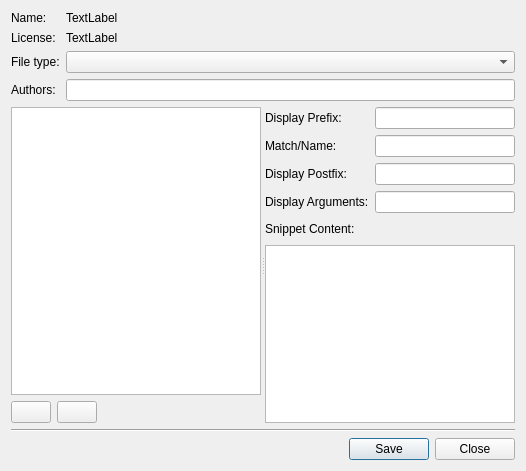
<?xml version="1.0" encoding="UTF-8"?>
<ui version="4.0">
 <class>SnippetEditorView</class>
 <widget class="QWidget" name="SnippetEditorView">
  <property name="geometry">
   <rect>
    <x>0</x>
    <y>0</y>
    <width>526</width>
    <height>471</height>
   </rect>
  </property>
  <property name="windowTitle">
   <string>Form</string>
  </property>
  <layout class="QVBoxLayout" name="verticalLayout_4">
   <item>
    <layout class="QGridLayout" name="gridLayout">
     <property name="sizeConstraint">
      <enum>QLayout::SetMinimumSize</enum>
     </property>
     <item row="0" column="0">
      <widget class="QLabel" name="label">
       <property name="sizePolicy">
        <sizepolicy hsizetype="Preferred" vsizetype="Fixed">
         <horstretch>0</horstretch>
         <verstretch>0</verstretch>
        </sizepolicy>
       </property>
       <property name="text">
        <string>Name:</string>
       </property>
      </widget>
     </item>
     <item row="0" column="2">
      <widget class="QLabel" name="snippetCollectionName">
       <property name="sizePolicy">
        <sizepolicy hsizetype="Preferred" vsizetype="Fixed">
         <horstretch>0</horstretch>
         <verstretch>0</verstretch>
        </sizepolicy>
       </property>
       <property name="text">
        <string>TextLabel</string>
       </property>
      </widget>
     </item>
     <item row="1" column="0">
      <widget class="QLabel" name="label_2">
       <property name="sizePolicy">
        <sizepolicy hsizetype="Preferred" vsizetype="Fixed">
         <horstretch>0</horstretch>
         <verstretch>0</verstretch>
        </sizepolicy>
       </property>
       <property name="text">
        <string>License:</string>
       </property>
      </widget>
     </item>
     <item row="1" column="2">
      <widget class="QLabel" name="snippetCollectionLicense">
       <property name="sizePolicy">
        <sizepolicy hsizetype="Preferred" vsizetype="Fixed">
         <horstretch>0</horstretch>
         <verstretch>0</verstretch>
        </sizepolicy>
       </property>
       <property name="text">
        <string>TextLabel</string>
       </property>
      </widget>
     </item>
     <item row="3" column="0">
      <widget class="QLabel" name="label_3">
       <property name="sizePolicy">
        <sizepolicy hsizetype="Preferred" vsizetype="Fixed">
         <horstretch>0</horstretch>
         <verstretch>0</verstretch>
        </sizepolicy>
       </property>
       <property name="text">
        <string>Authors:</string>
       </property>
      </widget>
     </item>
     <item row="3" column="2">
      <widget class="QLineEdit" name="snippetCollectionAuthors"/>
     </item>
     <item row="2" column="0">
      <widget class="QLabel" name="label_9">
       <property name="text">
        <string>File type:</string>
       </property>
      </widget>
     </item>
     <item row="2" column="2">
      <widget class="KComboBox" name="snippetCollectionFiletype"/>
     </item>
    </layout>
   </item>
   <item>
    <widget class="QSplitter" name="splitter">
     <property name="orientation">
      <enum>Qt::Horizontal</enum>
     </property>
     <property name="childrenCollapsible">
      <bool>false</bool>
     </property>
     <widget class="QWidget" name="layoutWidget">
      <layout class="QVBoxLayout" name="verticalLayout">
       <item>
        <widget class="QListView" name="snippetListView">
         <property name="sizePolicy">
          <sizepolicy hsizetype="Expanding" vsizetype="Expanding">
           <horstretch>0</horstretch>
           <verstretch>0</verstretch>
          </sizepolicy>
         </property>
        </widget>
       </item>
       <item>
        <layout class="QHBoxLayout" name="horizontalLayout">
         <item>
          <widget class="KPushButton" name="addSnippet"/>
         </item>
         <item>
          <widget class="KPushButton" name="delSnippet"/>
         </item>
         <item>
          <spacer name="horizontalSpacer">
           <property name="orientation">
            <enum>Qt::Horizontal</enum>
           </property>
           <property name="sizeHint" stdset="0">
            <size>
             <width>40</width>
             <height>20</height>
            </size>
           </property>
          </spacer>
         </item>
        </layout>
       </item>
      </layout>
     </widget>
     <widget class="QWidget" name="layoutWidget">
      <layout class="QVBoxLayout" name="verticalLayout_3">
       <item>
        <layout class="QVBoxLayout" name="verticalLayout_2">
         <item>
          <layout class="QGridLayout" name="gridLayout_2">
           <item row="0" column="0">
            <widget class="QLabel" name="label_4">
             <property name="text">
              <string>Display Prefix:</string>
             </property>
            </widget>
           </item>
           <item row="0" column="1">
            <widget class="QLineEdit" name="snippetPrefix"/>
           </item>
           <item row="1" column="0">
            <widget class="QLabel" name="label_5">
             <property name="text">
              <string>Match/Name:</string>
             </property>
            </widget>
           </item>
           <item row="1" column="1">
            <widget class="QLineEdit" name="snippetMatch"/>
           </item>
           <item row="2" column="0">
            <widget class="QLabel" name="label_6">
             <property name="text">
              <string>Display Postfix:</string>
             </property>
            </widget>
           </item>
           <item row="2" column="1">
            <widget class="QLineEdit" name="snippetPostfix"/>
           </item>
           <item row="3" column="0">
            <widget class="QLabel" name="label_7">
             <property name="text">
              <string>Display Arguments:</string>
             </property>
            </widget>
           </item>
           <item row="3" column="1">
            <widget class="QLineEdit" name="snippetArguments"/>
           </item>
           <item row="4" column="0">
            <widget class="QLabel" name="label_8">
             <property name="text">
              <string>Snippet Content:</string>
             </property>
            </widget>
           </item>
           <item row="4" column="1">
            <spacer name="horizontalSpacer_2">
             <property name="orientation">
              <enum>Qt::Horizontal</enum>
             </property>
             <property name="sizeHint" stdset="0">
              <size>
               <width>40</width>
               <height>20</height>
              </size>
             </property>
            </spacer>
           </item>
          </layout>
         </item>
         <item>
          <widget class="QPlainTextEdit" name="snippetContent">
           <property name="lineWrapMode">
            <enum>QPlainTextEdit::NoWrap</enum>
           </property>
          </widget>
         </item>
        </layout>
       </item>
      </layout>
     </widget>
    </widget>
   </item>
   <item>
    <widget class="Line" name="line">
     <property name="orientation">
      <enum>Qt::Horizontal</enum>
     </property>
    </widget>
   </item>
   <item>
    <widget class="QDialogButtonBox" name="buttonBox">
     <property name="standardButtons">
      <set>QDialogButtonBox::Close|QDialogButtonBox::Save</set>
     </property>
    </widget>
   </item>
  </layout>
 </widget>
 <customwidgets>
  <customwidget>
   <class>KPushButton</class>
   <extends>QPushButton</extends>
   <header>kpushbutton.h</header>
  </customwidget>
  <customwidget>
   <class>KComboBox</class>
   <extends>QComboBox</extends>
   <header>kcombobox.h</header>
  </customwidget>
 </customwidgets>
 <resources/>
 <connections/>
</ui>
